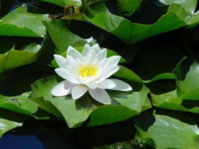
#> input picture Assignment 01/visual_attention_ds.png, 199 x 149 px
$ python assignment_01_task2.py
#> lines starting #> are read from the running program, lines starting #| are printed output that depends on the picture
"""
Group 01
Chams Alassil Khoury, 7161852
Adrian Westphal, 6940017
Jan Willruth, 6768273
"""

import matplotlib.pyplot as plt
import numpy as np
from skimage.color import rgba2rgb, rgb2gray
from skimage.io import imread
from skimage.transform.integral import integral_image, integrate


# Create a contrast map of an integral image
def create_contrast_map(image, cs, ss):
    # Create black image according to image shape
    y, x = image.shape
    contrast_map = np.zeros((y, x))

    # Get distance from center pixel to border of windows
    cd, sd = cs // 2, ss // 2

    # Iterate over pixels in bound of surround distance, compute center- and surround average,
    # and set surround average - center average at corresponding position in contrast_map
    for i in range(sd, y-sd):
        for j in range(sd, x-sd):
            ca = integrate(image, (i-cd, j-cd), (i+cd, j+cd)) / cs ** 2
            sa = integrate(image, (i-sd, j-sd), (i+sd, j+sd)) / ss ** 2
            contrast_map[i, j] = sa - ca

    # Return contrast map without borders
    return contrast_map[sd:y-sd, sd:x-sd]


if __name__ == "__main__":
    # Read image, convert to gray and compute integral image
    img = imread("visual_attention_ds.png")
#> img is the input picture: shape (149, 199, 4); mean R, G, B, A 56.1, 80.7, 42, 255
    img_gray = rgb2gray(rgba2rgb(img))
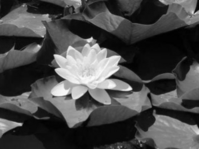
#> img_gray: shape (149, 199) float64; min 0.000848, max 0.987, mean 0.285
    img_integral = integral_image(img_gray)
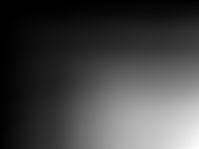
#> img_integral: shape (149, 199) float64; min 0.107, max 8455.8, mean 2264.5; drawn with min black and max white

    # Create and display contrast map for each center+surround size.
    center_surround_sizes = [[11, 21], [3, 7], [31, 51]]
    for css in center_surround_sizes:
        center_size, surround_size = css[0], css[1]
#> (the run stopped early here; a loop or call above may not have finished)
